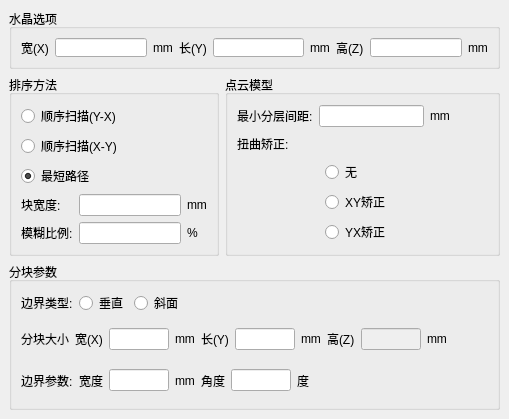
   <widget class="QWidget" name="w_para_sort">
    <property name="geometry">
     <rect>
      <x>0</x>
      <y>0</y>
      <width>509</width>
      <height>419</height>
     </rect>
    </property>
    <layout class="QVBoxLayout" name="verticalLayout_2">
     <property name="spacing">
      <number>6</number>
     </property>
     <property name="leftMargin">
      <number>9</number>
     </property>
     <property name="topMargin">
      <number>9</number>
     </property>
     <property name="rightMargin">
      <number>9</number>
     </property>
     <property name="bottomMargin">
      <number>9</number>
     </property>
     <item>
      <widget class="QGroupBox" name="gb_para_crystal">
       <property name="maximumSize">
        <size>
         <width>16777215</width>
         <height>60</height>
        </size>
       </property>
       <property name="styleSheet">
        <string notr="true"/>
       </property>
       <property name="title">
        <string>水晶选项</string>
       </property>
       <layout class="QHBoxLayout" name="horizontalLayout_26">
        <item>
         <widget class="QLabel" name="lb_para_c_w">
          <property name="text">
           <string>宽(X)</string>
          </property>
         </widget>
        </item>
        <item>
         <widget class="QLineEdit" name="le_cry_w"/>
        </item>
        <item>
         <widget class="QLabel" name="lb_para_c_w2">
          <property name="text">
           <string>mm</string>
          </property>
         </widget>
        </item>
        <item>
         <widget class="QLabel" name="lb_para_c_l">
          <property name="text">
           <string>长(Y)</string>
          </property>
         </widget>
        </item>
        <item>
         <widget class="QLineEdit" name="le_cry_l"/>
        </item>
        <item>
         <widget class="QLabel" name="lb_para_c_l2">
          <property name="text">
           <string>mm</string>
          </property>
         </widget>
        </item>
        <item>
         <widget class="QLabel" name="lb_para_c_h">
          <property name="text">
           <string>高(Z)</string>
          </property>
         </widget>
        </item>
        <item>
         <widget class="QLineEdit" name="le_cry_h"/>
        </item>
        <item>
         <widget class="QLabel" name="lb_para_c_h2">
          <property name="text">
           <string>mm</string>
          </property>
         </widget>
        </item>
       </layout>
      </widget>
     </item>
     <item>
      <layout class="QHBoxLayout" name="ly_para_s_m">
       <item>
        <widget class="QGroupBox" name="gb_para_s">
         <property name="title">
          <string>排序方法</string>
         </property>
         <layout class="QVBoxLayout" name="verticalLayout_25">
          <item>
           <layout class="QVBoxLayout" name="ly_para_s">
            <item>
             <widget class="QRadioButton" name="rbtn_yx">
              <property name="text">
               <string>顺序扫描(Y-X)</string>
              </property>
             </widget>
            </item>
            <item>
             <widget class="QRadioButton" name="rbtn_xy">
              <property name="text">
               <string>顺序扫描(X-Y)</string>
              </property>
             </widget>
            </item>
            <item>
             <widget class="QRadioButton" name="rbtn_min">
              <property name="text">
               <string>最短路径</string>
              </property>
              <property name="checked">
               <bool>true</bool>
              </property>
             </widget>
            </item>
           </layout>
          </item>
          <item>
           <layout class="QGridLayout" name="ly_para_s_2">
            <item row="0" column="0">
             <widget class="QLabel" name="lb_para_w">
              <property name="text">
               <string>块宽度:</string>
              </property>
             </widget>
            </item>
            <item row="0" column="1">
             <widget class="QLineEdit" name="le_para_w"/>
            </item>
            <item row="0" column="2">
             <widget class="QLabel" name="lb_para_w2">
              <property name="text">
               <string>mm</string>
              </property>
             </widget>
            </item>
            <item row="1" column="0">
             <widget class="QLabel" name="lb_para_r">
              <property name="text">
               <string>模糊比例:</string>
              </property>
             </widget>
            </item>
            <item row="1" column="1">
             <widget class="QLineEdit" name="le_para_r"/>
            </item>
            <item row="1" column="2">
             <widget class="QLabel" name="lb_para_r2">
              <property name="text">
               <string>%</string>
              </property>
             </widget>
            </item>
           </layout>
          </item>
         </layout>
        </widget>
       </item>
       <item>
        <widget class="QGroupBox" name="gb_para_m">
         <property name="title">
          <string>点云模型</string>
         </property>
         <layout class="QVBoxLayout" name="verticalLayout_26">
          <item>
           <layout class="QHBoxLayout" name="ly_m_min_layer">
            <item>
             <widget class="QLabel" name="lb_m_min_layer">
              <property name="text">
               <string>最小分层间距:</string>
              </property>
             </widget>
            </item>
            <item>
             <widget class="QLineEdit" name="le_m_min_layer"/>
            </item>
            <item>
             <widget class="QLabel" name="lb_m_min_layer2">
              <property name="text">
               <string>mm</string>
              </property>
             </widget>
            </item>
            <item>
             <spacer name="sp_m_1">
              <property name="orientation">
               <enum>Qt::Horizontal</enum>
              </property>
              <property name="sizeHint" stdset="0">
               <size>
                <width>40</width>
                <height>20</height>
               </size>
              </property>
             </spacer>
            </item>
           </layout>
          </item>
          <item>
           <layout class="QGridLayout" name="ly_para_m_correct">
            <item row="4" column="0">
             <spacer name="sp_m_correct1">
              <property name="orientation">
               <enum>Qt::Horizontal</enum>
              </property>
              <property name="sizeHint" stdset="0">
               <size>
                <width>40</width>
                <height>20</height>
               </size>
              </property>
             </spacer>
            </item>
            <item row="4" column="1">
             <widget class="QRadioButton" name="rbtn_m_correct_yx">
              <property name="text">
               <string>YX矫正</string>
              </property>
             </widget>
            </item>
            <item row="3" column="1">
             <widget class="QRadioButton" name="rbtn_m_correct_xy">
              <property name="text">
               <string>XY矫正</string>
              </property>
             </widget>
            </item>
            <item row="2" column="1">
             <widget class="QRadioButton" name="rbtn_m_correct_none">
              <property name="text">
               <string>无</string>
              </property>
             </widget>
            </item>
            <item row="2" column="0">
             <spacer name="sp_m_correct2">
              <property name="orientation">
               <enum>Qt::Horizontal</enum>
              </property>
              <property name="sizeHint" stdset="0">
               <size>
                <width>40</width>
                <height>20</height>
               </size>
              </property>
             </spacer>
            </item>
            <item row="3" column="0">
             <spacer name="sp_m_correct3">
              <property name="orientation">
               <enum>Qt::Horizontal</enum>
              </property>
              <property name="sizeHint" stdset="0">
               <size>
                <width>40</width>
                <height>20</height>
               </size>
              </property>
             </spacer>
            </item>
            <item row="1" column="0">
             <widget class="QLabel" name="lb_m_correct">
              <property name="text">
               <string>扭曲矫正:</string>
              </property>
             </widget>
            </item>
            <item row="1" column="1">
             <spacer name="sp_m_correct4">
              <property name="orientation">
               <enum>Qt::Horizontal</enum>
              </property>
              <property name="sizeHint" stdset="0">
               <size>
                <width>40</width>
                <height>20</height>
               </size>
              </property>
             </spacer>
            </item>
            <item row="1" column="2">
             <spacer name="sp_m_correct5">
              <property name="orientation">
               <enum>Qt::Horizontal</enum>
              </property>
              <property name="sizeHint" stdset="0">
               <size>
                <width>40</width>
                <height>20</height>
               </size>
              </property>
             </spacer>
            </item>
            <item row="2" column="2">
             <spacer name="sp_m_correct6">
              <property name="orientation">
               <enum>Qt::Horizontal</enum>
              </property>
              <property name="sizeHint" stdset="0">
               <size>
                <width>40</width>
                <height>20</height>
               </size>
              </property>
             </spacer>
            </item>
            <item row="4" column="2">
             <spacer name="sp_m_correct7">
              <property name="orientation">
               <enum>Qt::Horizontal</enum>
              </property>
              <property name="sizeHint" stdset="0">
               <size>
                <width>40</width>
                <height>20</height>
               </size>
              </property>
             </spacer>
            </item>
            <item row="3" column="2">
             <spacer name="sp_m_correct8">
              <property name="orientation">
               <enum>Qt::Horizontal</enum>
              </property>
              <property name="sizeHint" stdset="0">
               <size>
                <width>40</width>
                <height>20</height>
               </size>
              </property>
             </spacer>
            </item>
           </layout>
          </item>
         </layout>
        </widget>
       </item>
      </layout>
     </item>
     <item>
      <widget class="QGroupBox" name="gb_para_split">
       <property name="title">
        <string>分块参数</string>
       </property>
       <layout class="QVBoxLayout" name="verticalLayout_4">
        <item>
         <layout class="QHBoxLayout" name="ly_split_border">
          <item>
           <widget class="QLabel" name="lb_split_border">
            <property name="text">
             <string>边界类型:</string>
            </property>
           </widget>
          </item>
          <item>
           <widget class="QRadioButton" name="rbtn_split_vertical">
            <property name="text">
             <string>垂直</string>
            </property>
           </widget>
          </item>
          <item>
           <widget class="QRadioButton" name="rbtn_split_bevel">
            <property name="text">
             <string>斜面</string>
            </property>
           </widget>
          </item>
          <item>
           <spacer name="sp_split_1">
            <property name="orientation">
             <enum>Qt::Horizontal</enum>
            </property>
            <property name="sizeHint" stdset="0">
             <size>
              <width>40</width>
              <height>20</height>
             </size>
            </property>
           </spacer>
          </item>
         </layout>
        </item>
        <item>
         <layout class="QHBoxLayout" name="ly_split_size">
          <item>
           <widget class="QLabel" name="label_70">
            <property name="text">
             <string>分块大小</string>
            </property>
           </widget>
          </item>
          <item>
           <widget class="QLabel" name="lb_split_size_X">
            <property name="text">
             <string>宽(X)</string>
            </property>
           </widget>
          </item>
          <item>
           <widget class="QLineEdit" name="le_split_size_X">
            <property name="maximumSize">
             <size>
              <width>60</width>
              <height>16777215</height>
             </size>
            </property>
           </widget>
          </item>
          <item>
           <widget class="QLabel" name="lb_split_size_X2">
            <property name="text">
             <string>mm</string>
            </property>
           </widget>
          </item>
          <item>
           <widget class="QLabel" name="lb_split_size_Y">
            <property name="text">
             <string>长(Y)</string>
            </property>
           </widget>
          </item>
          <item>
           <widget class="QLineEdit" name="le_split_size_Y">
            <property name="maximumSize">
             <size>
              <width>60</width>
              <height>16777215</height>
             </size>
            </property>
           </widget>
          </item>
          <item>
           <widget class="QLabel" name="lb_split_size_Y2">
            <property name="text">
             <string>mm</string>
            </property>
           </widget>
          </item>
          <item>
           <widget class="QLabel" name="lb_split_size_Z">
            <property name="text">
             <string>高(Z)</string>
            </property>
           </widget>
          </item>
          <item>
           <widget class="QLineEdit" name="le_split_size_Z">
            <property name="enabled">
             <bool>false</bool>
            </property>
            <property name="maximumSize">
             <size>
              <width>60</width>
              <height>16777215</height>
             </size>
            </property>
           </widget>
          </item>
          <item>
           <widget class="QLabel" name="lb_split_size_Z2">
            <property name="text">
             <string>mm</string>
            </property>
           </widget>
          </item>
          <item>
           <spacer name="sp_split_2">
            <property name="orientation">
             <enum>Qt::Horizontal</enum>
            </property>
            <property name="sizeHint" stdset="0">
             <size>
              <width>40</width>
              <height>20</height>
             </size>
            </property>
           </spacer>
          </item>
         </layout>
        </item>
        <item>
         <layout class="QHBoxLayout" name="ly_split_border_para">
          <item>
           <widget class="QLabel" name="label_71">
            <property name="text">
             <string>边界参数:</string>
            </property>
           </widget>
          </item>
          <item>
           <widget class="QLabel" name="lb_border_w">
            <property name="text">
             <string>宽度</string>
            </property>
           </widget>
          </item>
          <item>
           <widget class="QLineEdit" name="le_border_w">
            <property name="sizePolicy">
             <sizepolicy hsizetype="Preferred" vsizetype="Fixed">
              <horstretch>0</horstretch>
              <verstretch>0</verstretch>
             </sizepolicy>
            </property>
            <property name="maximumSize">
             <size>
              <width>60</width>
              <height>16777215</height>
             </size>
            </property>
           </widget>
          </item>
          <item>
           <widget class="QLabel" name="lb_border_w2">
            <property name="text">
             <string>mm</string>
            </property>
           </widget>
          </item>
          <item>
           <widget class="QLabel" name="lb_border_a">
            <property name="text">
             <string>角度</string>
            </property>
           </widget>
          </item>
          <item>
           <widget class="QLineEdit" name="le_border_a">
            <property name="sizePolicy">
             <sizepolicy hsizetype="Preferred" vsizetype="Fixed">
              <horstretch>0</horstretch>
              <verstretch>0</verstretch>
             </sizepolicy>
            </property>
            <property name="maximumSize">
             <size>
              <width>60</width>
              <height>16777215</height>
             </size>
            </property>
           </widget>
          </item>
          <item>
           <widget class="QLabel" name="lb_border_w2_2">
            <property name="text">
             <string>度</string>
            </property>
           </widget>
          </item>
          <item>
           <spacer name="sp_split_border1">
            <property name="orientation">
             <enum>Qt::Horizontal</enum>
            </property>
            <property name="sizeHint" stdset="0">
             <size>
              <width>40</width>
              <height>20</height>
             </size>
            </property>
           </spacer>
          </item>
         </layout>
        </item>
       </layout>
      </widget>
     </item>
    </layout>
   </widget>
